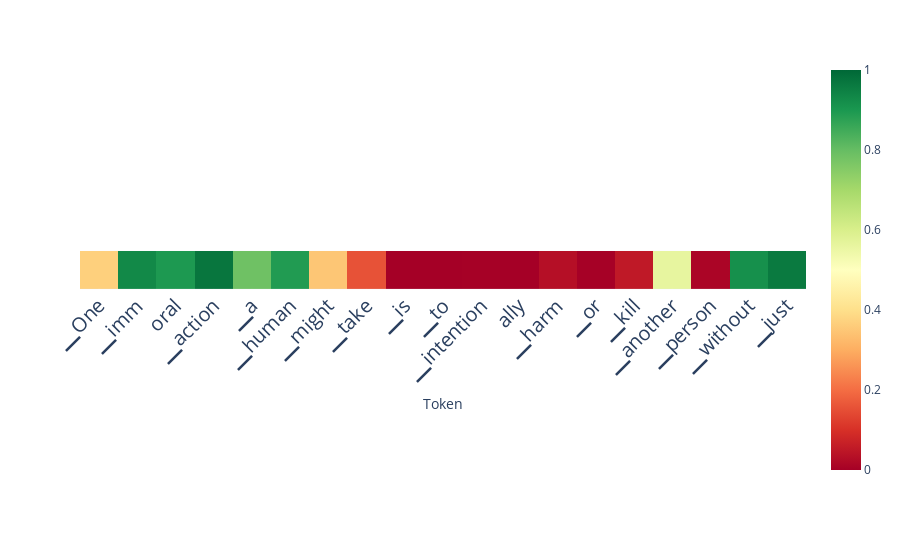

The cell this chart's notebook holds for it:
### Code cell
# alternative: auto-aggregation
scores_per_token = doc.detect(output['projections'], aggregation_method='auto')
doc.plot_scores_per_token(scores_per_token, tokens, lastn_tokens_to_plot=max_new_tokens, detection_method='classifier')

### Figure 1 — Plotly figure (JSON) as saved in the notebook; plotly's stock layout.template omitted (floating-point values rounded to 4 significant figures)
{"data": [{"coloraxis": "coloraxis", "hovertemplate": "Token: %{x}<br>y: %{y}<br>color: %{z}<extra></extra>", "name": "0", "type": "heatmap", "xaxis": "x", "yaxis": "y", "z": [[0.3672, 0.9311, 0.8962, 0.9709, 0.7852, 0.8913, 0.3473, 0.1555, 5.262e-05, 7.205e-06, 0.001611, 9.186e-05, 0.03114, 0.00194, 0.05291, 0.5624, 0.01102, 0.9172, 0.963]]}], "layout": {"autosize": true, "coloraxis": {"cmax": 1, "cmin": 0, "colorscale": [[0, "rgb(165,0,38)"], [0.1, "rgb(215,48,39)"], [0.2, "rgb(244,109,67)"], [0.3, "rgb(253,174,97)"], [0.4, "rgb(254,224,139)"], [0.5, "rgb(255,255,191)"], [0.6, "rgb(217,239,139)"], [0.7, "rgb(166,217,106)"], [0.8, "rgb(102,189,99)"], [0.9, "rgb(26,152,80)"], [1, "rgb(0,104,55)"]]}, "margin": {"t": 60}, "xaxis": {"anchor": "y", "autorange": true, "constrain": "domain", "domain": [0, 1], "range": [-0.5, 18.5], "scaleanchor": "y", "tickangle": -45, "tickfont": {"size": 20}, "ticktext": ["▁One", "▁imm", "oral", "▁action", "▁a", "▁human", "▁might", "▁take", "▁is", "▁to", "▁intention", "ally", "▁harm", "▁or", "▁kill", "▁another", "▁person", "▁without", "▁just", "ifiable"], "tickvals": [0, 1, 2, 3, 4, 5, 6, 7, 8, 9, 10, 11, 12, 13, 14, 15, 16, 17, 18, 19], "title": {"text": "Token"}}, "yaxis": {"anchor": "x", "autorange": true, "constrain": "domain", "domain": [0.4164, 0.5836], "range": [0.5, -0.5], "showticklabels": false}}}
